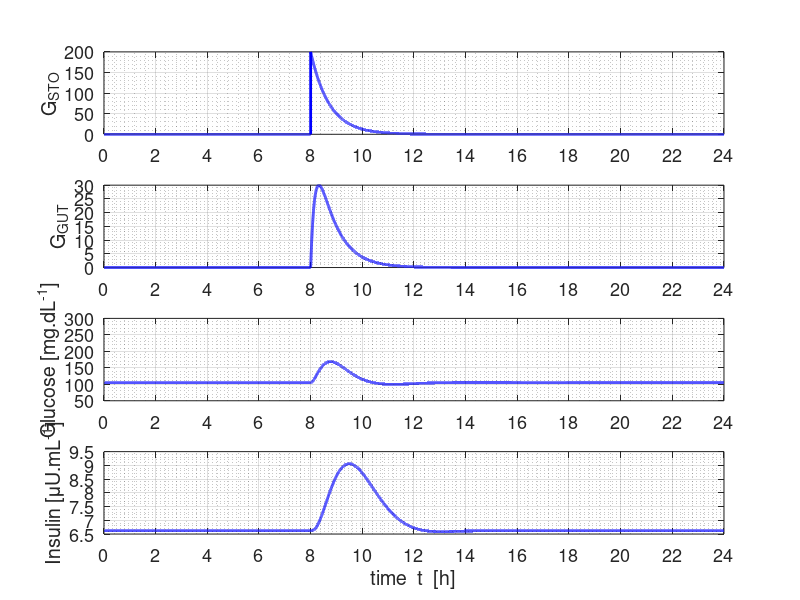
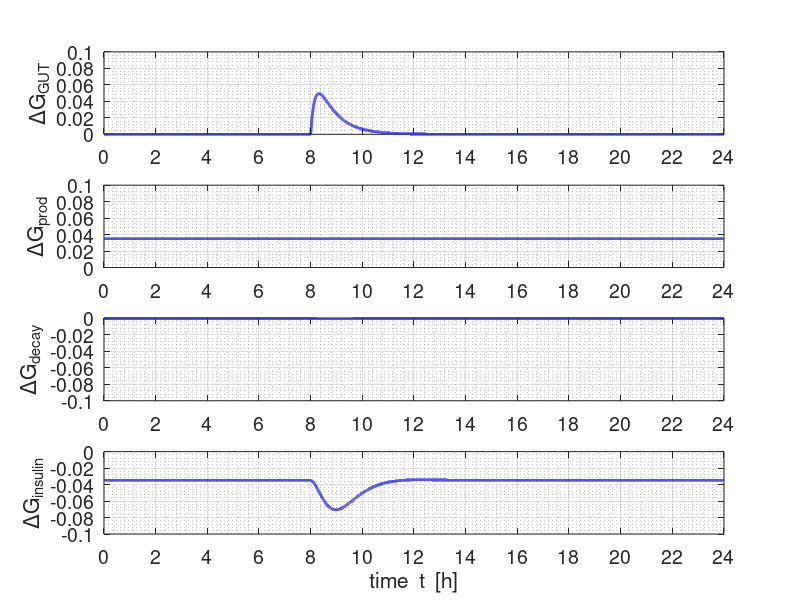

The MATLAB source for these figures, in order:
% bp_GI_01.m

% Gluocse - Insulin Dynamics

% bp_
clear
close all
clc


% plot color
  col = [0 0 1];
  
% TIME SCALE [minutes] 
  NT = 3600*24+1;
  tMax = 24*60;              % [1 day in minutes]
  t = linspace(0,tMax,NT);   % [ minutes]
  dt = t(2) - t(1);

% Change of units  mg/dL to mmol/L
  s = 0.0555;
  
% MODEL PARAMETERS  =====================================================
%  f = 1/(24*60);
  
% Basal production of glucose   [2.1]
   a1 = 2.1;
 %  a1 = 864*f;
% Glucose insulin independent glucose utilization   [1.0e-3]
   a2 = 1.0e-4;
 %  a2 = 1.44*f;
   
% Insulin sensitivity     [3.0e-3]
   a3 = 3.0e-3;
  % a3 = 5e-4;
 %  a3 = 0.72*f/(1+0.01*100);
   
% Max rate of insulin secretion from pancreas   [0.28]
  Imax = 0.28; 
 % Imax = 10;
%  Imax = 600*43.2*f;
  
% Sigmoidal function constant    [1e4]
  a = 1e4;
  a = 2e4;
% Rate at which insulin is cleared (liver mainly)    [46]
  tHI = 46;              % half-life  [min]
  kI = log(2)/tHI;
  
 % kI = 432*f;
  
% Gut decay constant
    tH_GUT = 7;       % half-life   [min]
    k_GUT = log(2)/tH_GUT;  

% Basal glucose and insulin (roots of cubic polynomial)
  p1 = a2+a3*Imax/kI; p2 = -a1; p3 = a2*a; p4 = a3*Imax/kI - a1*a;
  z = roots([p1 p2 p3 p4]);

  G_basal = z(1);
  I_basal = (Imax/kI)*G_basal^2/(a+G_basal^2);

 
  
% FOOD INTAKE: STOMACH & GUT ==========================================
       
% Meal #1
    G0(1)   = 200;
    tHG(1)  = 30;       % t_STO half-life  [min]
    
    k(1) = log(2)/tHG(1);
    G1 = zeros(NT,1);
    R1 = 8*3600:NT;
    G1(R1) = G0(1).*exp(-k(1) .* (t(R1)-t(R1(1))));
    
    G_STO = G1;
    dG_STO = sum(G0);
    g_STO = k(1)*G1;
%  % Meal #2
%     G0(2) = 0;
%     tHG(2) = 20;     % half-life  [min]
%     
%     k(2) = log(2)/tHG(2);
%     G2 = zeros(NT,1);
%     R2 = 10*3600:NT;
%     G2(R2) = G0(2).*exp(-k(2) .* (t(R2)-t(R2(1))));

% Stomach glucose    
%     G_STO = G1 + G2;
%     dG_STO = sum(G0);
%     
% % Rate of stomach glucose intake
%     g_STO = k(1)*G1 + k(2).*G2;
    

% COMPUTATIONS  =======================================================

% Stomach glucose
  G_GUT = zeros(NT,1);
  dG_GUT = zeros(NT,1);
% Basal glucose production
%  G_prod = t.*a1;
   dG_prod = zeros(NT,1);
% Glucose dclearance (decay);
   dG_decay = zeros(NT,1);
% insulin glucose clearance
   dG_insulin = zeros(NT,1);
% Blood glucose [mg/dL]  
  G = zeros(NT,1);
% Insulin  [uU/dL]
  I = zeros(NT,1);

  G(1) = G_basal;
  I(1) = I_basal;



for n = 1 : NT-1

% GLUCOSE -------------------------------------------------------------
% Rate of GUT glucose Intake
 
   G_GUT(n+1)  = G_GUT(n) + dt * (g_STO(n) - k_GUT*G_GUT(n));  
     
% Glucose production  
   dG_prod(n+1) = dt*a1;
    
% Glucose decay   
   dG_decay(n+1) = -dt*a2*G(n);
    
% Glucose metabolism by insulin
   dG_insulin(n+1) = - dt*a3*I(n)*G(n);
   
% Glucose total and time increment  
   G(n+1) = G(n) + dt*(a1 - a2*G(n) - a3*I(n)*G(n) + k_GUT*G_GUT(n));
   
   dG_GUT(n+1) = dt*k_GUT*G_GUT(n);

  
% INSULIN  ------------------------------------------------------------    
% Insulin  pancrease
  I_pancrease = dt * Imax*(G(n)^2/(a + G(n)^2)) ;

% I_decay
  I_decay =  - dt*kI*I(n);
    
  I(n+1)    = I(n) + I_pancrease + I_decay;  
end

 dG_prod(1) = dG_prod(end);
 dG_decay(1) = dG_decay(end);
 dG_insulin(1) = dG_insulin(end);

%  % Average, peak, FWHM, load
%    G_avg = mean (G);
%    [pks, locs] = findpeaks(G,'MinPeakHeight',1.1*G_basal);
%    G_peaks = pks;
%    G_locs  = t(locs)/60;
%  
%    G_half = G_basal + (G_peaks-G_basal)/2;
%    z1 = find(G>G_half,1);
%    z2 = find(G(locs:end) < G_half,1) + locs(1);
%    G_FWHM = (t(z2) - t(z1));
%  
%    I_avg = mean(I);
%    [pks, locs, width, z] = findpeaks(I,'MinPeakHeight',1.1*I_basal);
%    I_peaks = pks;
%    I_locs  = t(locs)/60;
%  
%    I_half = I_basal + (I_peaks-I_basal)/2;
%    z1 = find(I>I_half,1);
%    z2 = find(I(locs:end) < I_half,1) + locs(1);
%    I_FWHM = (t(z2) - t(z1));
%   
%   G_load = (simpson1d(G',t(1), t(NT)) - G_basal*24*60)/(24*60);
%   I_load = (simpson1d(I',t(1), t(NT)) - I_basal*24*60)/(24*60);  
%  % G_load = (simpson1d(G',t(1), t(NT)));
%  % I_load = (simpson1d(I',t(1), t(NT)));  
% % Time to return to within 5% of G_basal and I_basal [min]
% %   assuming meal at 0800
%   z = find(G>G_basal*1.05);
%   tGreturn = t(z(end)) - 8*60;
%   z = find(I>I_basal*1.05);
%   tIreturn = t(z(end)) - 8*60;
%   
%  
% DISPLAY  ============================================================
% disp(' ')
% disp('Input Parameters')
% fprintf('Basal production of glucose  a1 = %2.2f  mg/dL/min \n',a1)
% fprintf('Glucose insulin independent glucose utilization  a2 = %2.2e  L/min \n',a2) 
% fprintf('Insulin sensitivity   a3 = %2.3e  mL/uU/min \n',a3)
% fprintf('Max rate of insulin secretion from pancreas   Imax = %2.2f uU/mL/min \n',Imax)
% fprintf('Sigmoidal function constant   a = %2.3e  mg^2/dL^2  \n',a)
% fprintf('Insulin clearance rate (liver mainly) half-life  tH_decay = %2.2f  min \n',tHI)
% fprintf('GUT: decay   half-life = %2.2f  min \n',tH_GUT)
% 
% disp('  ')
% fprintf('MEALS - Stomach: quantity = %2.2f \n',G0)
% fprintf('MEALS - stomach: decay half-life = %2.2f  min \n',tHG)
% 
% disp('   ')
% disp('GLUCOSE Output Parameters')
% fprintf(' basal level   G_basal   =  %2.2f  mg/dL \n',G_basal)
% fprintf(' average level  G_avg    =  %2.2f  mg/dL \n',G_avg)
% fprintf(' peak level    G_peak    =  %2.2f  mg/dL \n',G_peaks)
% fprintf(' G_peak - G_basal        =  %2.2f mg/dL \n',G_peaks - G_basal)
% fprintf(' G_load                  =  %2.2f  mg/dL \n',G_load)
% fprintf(' peak widths   G_FWHM    =  %2.2f  min  \n',G_FWHM)
% fprintf(' peak time   dt_Gpeak    =  %2.2f  min \n',60*(G_locs - 8))
% fprintf(' return time dt_Greturn  =  %3.2f min \n',tGreturn)
% 
% disp('  ')
% disp('INSULIN Output Parameters')
% fprintf(' basal level   I_basal   =  %2.2f  uU./mL \n',I_basal)
% fprintf(' average level   I_avg   =  %2.2f  uU/mL  \n',I_avg)
% fprintf(' peak level    I_peaks   =  %2.2f  uU/mL  \n',I_peaks)
% fprintf(' I_peak - I_basal        =  %2.2f  mg/dL \n',I_peaks - I_basal)
% fprintf(' load           I_load   =  %2.2f  uU/mL \n',I_load)
% fprintf(' peak widths    I_FWHM   =  %2.2f  min  \n',I_FWHM)
% fprintf(' peak time   dt_Ipeak    =  %2.2f  min \n',60*(I_locs - 8))
% fprintf(' return time dt_Ireturn  =  %3.2f  min \n',tIreturn)
% disp('  ')
% %fprintf('Glucose: basal level    G_basal =  %2.2f  mmol/L \n',s*G_basal)
% %fprintf('Glucose: average level  G_avg   =  %2.2f  mmol/L \n',s*G_avg)
% %fprintf('Glucose: peak levels    G_peaks =  %2.2f  mmol/L \n',s*G_peaks)


% GRAPHICS  ===========================================================

 figure(1)
  set(gcf,'units','normalized');
  set(gcf,'position',[0.1 0.10 0.35 0.7]);
  set(gcf,'color','w');
  FS = 13;
  
  sf = 1;
 % sf = s;   % mg/dL to mmol/L
%  box on
  
subplot(4,1,1)
hold on
  xP = t./60; yP = G_STO;
  plot(xP,yP,'color',[0 0 1],'linewidth',2)
  grid on
  xlim([0 24])
  set(gca,'xtick',0:2:24)
 % set(gca,'ytick',0:50:200)
  grid(gca,'minor')
  ylabel('G_{STO}')
  set(gca,'fontsize',FS)
  tm = sprintf('Stomach glucose G_{STO} =  %3.0f',dG_STO);
  box on
 % title(tm,'fontweight','normal')

subplot(4,1,2)
hold on
  xP = t./60; yP = G_GUT;
  plot(xP,yP,'color',[0 0 1],'linewidth',2)
  grid on
  xlim([0 24])
  set(gca,'xtick',0:2:24)
  grid(gca,'minor')
  ylabel('G_{GUT}')
  set(gca,'fontsize',FS)
  box on
  
subplot(4,1,3)
hold on
  xP = t./60; yP = sf*G;
  plot(xP,yP,'color',col,'linewidth',2)
  hold on
 % plot([0 t(end)/60],sf.*[70 70],'m')
 % plot([0 t(end)/60],sf.*[125 125],'m')
  grid on
  xlim([0 24])
 % xlim([6 16])
  ylim(sf.*[50 300])
  set(gca,'xtick',0:2:24)
%  set(gca,'ytick',sf.*(0:25:150))
  grid(gca,'minor')
  ylabel('Glucose [mg.dL^{-1}]')
  if sf > 1; ylabel('Glucose [mmolL^{-1}]'); end
%   txt = sprintf('G_{baslal} = %2.1f      G_{avg} = %2.1f', sf*G_basal, sf*G_avg);
%   title(txt,'fontweight','normal')
%    txt = sprintf('G_{basal} = %2.1f  mg.dL^{-1}',sf*G_basal);
%    text(15,155,txt,'fontsize',14)
  set(gca,'fontsize',FS)
  box on
  
subplot(4,1,4)
hold on
  xP = t./60; yP = I;
  plot(xP,yP,'color',col,'linewidth',2)
  grid on
  xlim([0 24])
 % xlim([6 16])
 % ylim([6 14])
  set(gca,'xtick',0:2:24)
   grid(gca,'minor')
  ylabel('Insulin [\muU.mL^{-1}]')
  xlabel('time  t  [h]')
 % txt = sprintf('I_{baslal} = %2.1f  \theta U.L_{-1}      I_{avg} = %2.1f', I_basal, I_avg);
 % title(txt,'fontweight','normal')
 % txt = sprintf('I_{basal} = %2.1f \\muU.L^{-1}  \n', I_basal);
 % text(15,10,txt,'fontsize',14)
 set(gca,'fontsize',FS)
 box on


figure(2)
  set(gcf,'units','normalized');
  set(gcf,'position',[0.5 0.10 0.35 0.7]);
  set(gcf,'color','w');
  FS = 14;
  
subplot(4,1,1)
  xP = t./60; yP = dG_GUT;
  plot(xP,yP,'b','linewidth',2)
  grid on
  xlim([0 24])
  ylim([0 0.1])
  set(gca,'xtick',0:2:24)
 % set(gca,'ytick',0:50:200)
  grid(gca,'minor')
  ylabel('\DeltaG_{GUT}')
  set(gca,'fontsize',FS)
 

subplot(4,1,2)
  xP = t./60; yP = dG_prod;
  plot(xP,yP,'b','linewidth',2)
  grid on
  xlim([0 24])
  ylim([0 0.1])
  set(gca,'xtick',0:2:24)
   grid(gca,'minor')
  ylabel('\DeltaG_{prod}')
  set(gca,'fontsize',FS)

subplot(4,1,3)
  xP = t./60; yP = dG_decay;
  plot(xP,yP,'b','linewidth',2)
  grid on
  xlim([0 24])
  ylim([-0.1 0])
  set(gca,'xtick',0:2:24)
   grid(gca,'minor')
  %set(gca,'ytick',0:10:max(y))
  ylabel('\DeltaG_{decay}')
  set(gca,'fontsize',FS)


subplot(4,1,4)
  xP = t./60; yP = dG_insulin;
  plot(xP,yP,'b','linewidth',2)
  grid on
  xlim([0 24])
  ylim([-0.1 0])
  set(gca,'xtick',0:2:24)
   grid(gca,'minor')
  ylabel('\DeltaG_{insulin}')
  xlabel('time  t  [h]')
  set(gca,'fontsize',FS)



 

%   f = linspace(0,200,2000);
%   S = zeros(2000,1);
%   for n = 1 : 2000
%         S(n) = sigm(f(n),0,1e3);
%   end   
 
  
% figure(2)
%    set(gcf,'units','normalized');
%   set(gcf,'position',[0.5 0.10 0.25 0.35]);
%   set(gcf,'color','w');
%   FS = 14;
%   
%   plot(f,S)
  

% FUNCTIONS  ==========================================================

function S = sigm(f,f1,f2)
 
  F = (f-f1)^2;
  S = F / (f2 + F);

end
